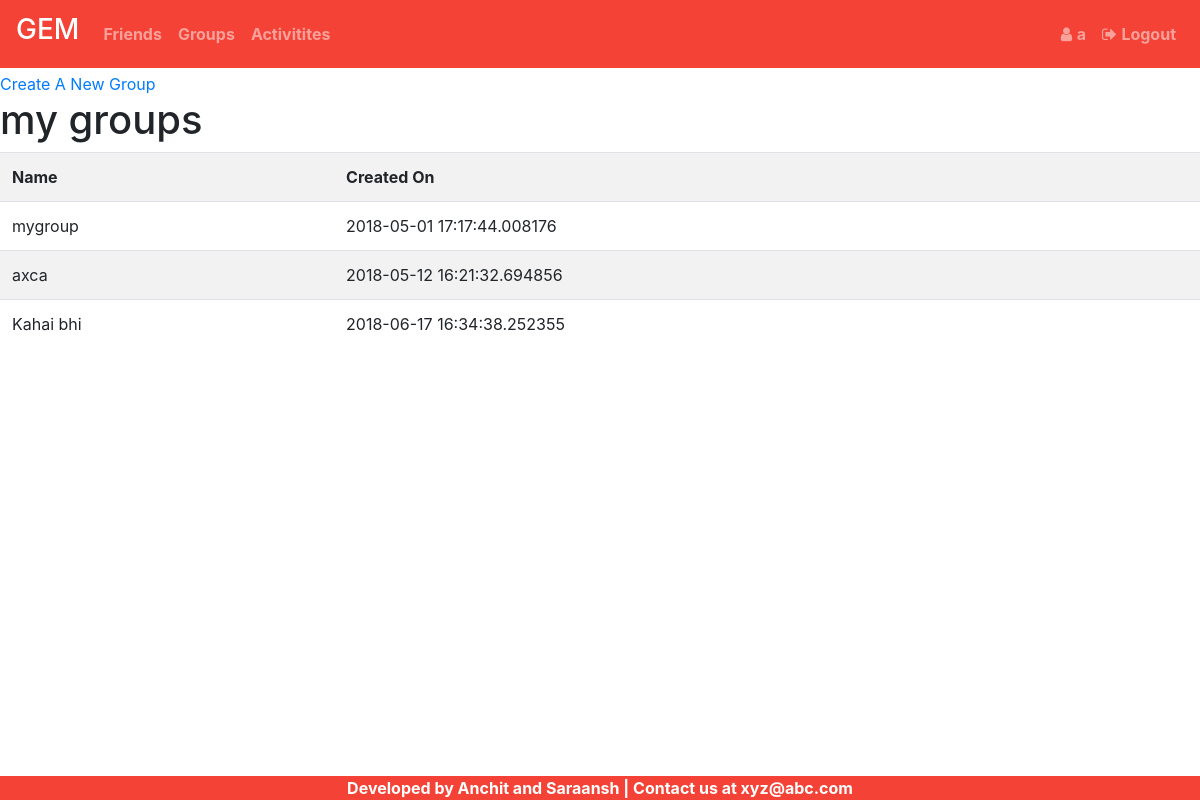
Page /groups/a (signed in) on the committed database.
### gem/models.py (models this page shows, shortened)
class User(UserMixin,db.Model):
	id=db.Column(db.Integer,primary_key=True)
	name=db.Column(db.String(100),index=True)
	username=db.Column(db.String(100),index=True,unique=True)
	email=db.Column(db.String(150),index=True,unique=True)
	pno=db.Column(db.String(20),index=True,unique=True)
	password=db.Column(db.String(100))
	city=db.Column(db.String(50))
	dob = db.Column(db.Date)
	gender = db.Column(db.String)
	friends=db.relationship('User',
		secondary=friends,
		primaryjoin=(friends.c.userID==id),
		secondaryjoin=(friends.c.friendID==id),
		lazy='dynamic'
	)

class Groups(db.Model):
	id=db.Column(db.Integer,primary_key=True)
	name=db.Column(db.String(100))
	num_mem=db.Column(db.Integer)
	creator=db.Column(db.String(100))
	when=db.Column(db.DateTime,default=datetime.utcnow,index=True)
	description=db.Column(db.String(200))
	transactions=db.relationship('Group_transactions',backref='group',lazy='dynamic',cascade="all,delete")
	members=db.relationship('User',
		secondary=group_helper_table,
		backref=db.backref('groups', lazy='dynamic'),lazy='dynamic')

### gem/routes.py (the view)
@gem.route('/groups/<username>',methods=['GET','POST'])
@login_required
def groups(username=None):
	del mem_list[:]
	if username is None:
		flash('Please login to proceed.')
		return redirect(url_for('login'))
	elif username!=current_user.username:
		flash('Access Denied 1' + " " + username)
		return redirect(url_for('friends',username=current_user.username))
	else:
		return render_template('groups.html',user=current_user)

### gem/models.py (called while the page is built)
@login.user_loader
def userloader(id):
	return User.query.get(int(id))

### gem/templates/groups.html
{% extends "base3.html" %}
{% block content %}
<br><br><br>
<a href="{{ url_for('create_group',username=user.username) }}">Create A New Group</a>
<h1>my groups</h1>
<table class="table table-striped">
<tr>
	<th>Name</th>
	<th>Created On</th>
</tr>
{% for g in user.groups %}
<tr data-url="{{ url_for('disp_group',username=user.username,id=g.id) }}">
	<td>{{g.name}}</td>
	<td>{{g.when}}</td>
</tr>
{% endfor %}
</table>
{% endblock %}

### gem/templates/base3.html (shortened to what this page needs)
<!DOCTYPE html>
<html>
<head>
	<link rel="stylesheet" href="https://maxcdn.bootstrapcdn.com/bootstrap/4.0.0/css/bootstrap.min.css">
	<link href="https://maxcdn.bootstrapcdn.com/font-awesome/4.7.0/css/font-awesome.min.css" rel="stylesheet">
</head>
<body>
		<nav class="navbar navbar-expand-sm navbar-dark fixed-top" style="background-color: #f44336">
		<div class="navbar-brand"><strong><h3>GEM</h3></strong></div>
		<div class="collapse navbar-collapse" id="nav-content">
			<ul class="navbar-nav">
				<li class="nav-item">
					<a href="{{url_for('friends',username=user.username)}}"><div class="nav-link"> <strong>Friends</strong> </div></a>
				</li>
				<li class="nav-item">
					<a href="{{url_for('groups',username=user.username)}}"><div class="nav-link"> <strong>Groups</strong> </div></a>
				</li>
				<li class="nav-item">
					<a href="{{url_for('activity',username=user.username)}}"><div class="nav-link"> <strong>Activitites</strong> </div></a>
				</li>
			</ul>
		</div>
		<div class="collapse navbar-collapse justify-content-end" id="nav-content1">
			<ul class="navbar-nav">
				<li class="nav-item">
					<a href="{{url_for('profile',name=user.username)}}"><div class="nav-link"><span class="fa fa-user"></span> <strong>{{user.name}}</strong> </div></a>
				</li>
				<li class="nav-item"><a class="nav-link" href="{{url_for('logout')}}"><span class="fa fa-sign-out"></span> <strong>Logout</strong></a></li>
			</ul>
		</div>
	</nav>
	{% block content %}
	{% endblock %}
	<div class="container-fluid fixed-bottom" style="background-color: #f44336;">
		<div class="text-center font-weight-bold" style="color: white">Developed by Anchit and Saraansh | Contact us at xyz@abc.com</div>
	</div>
</body>
</html>

### rows in the picture
User: name "a"
Groups: name "mygroup", when "2018-05-01 17:17:44.008176"
Groups: name "axca", when "2018-05-12 16:21:32.694856"
Groups: name "Kahai bhi", when "2018-06-17 16:34:38.252355"
